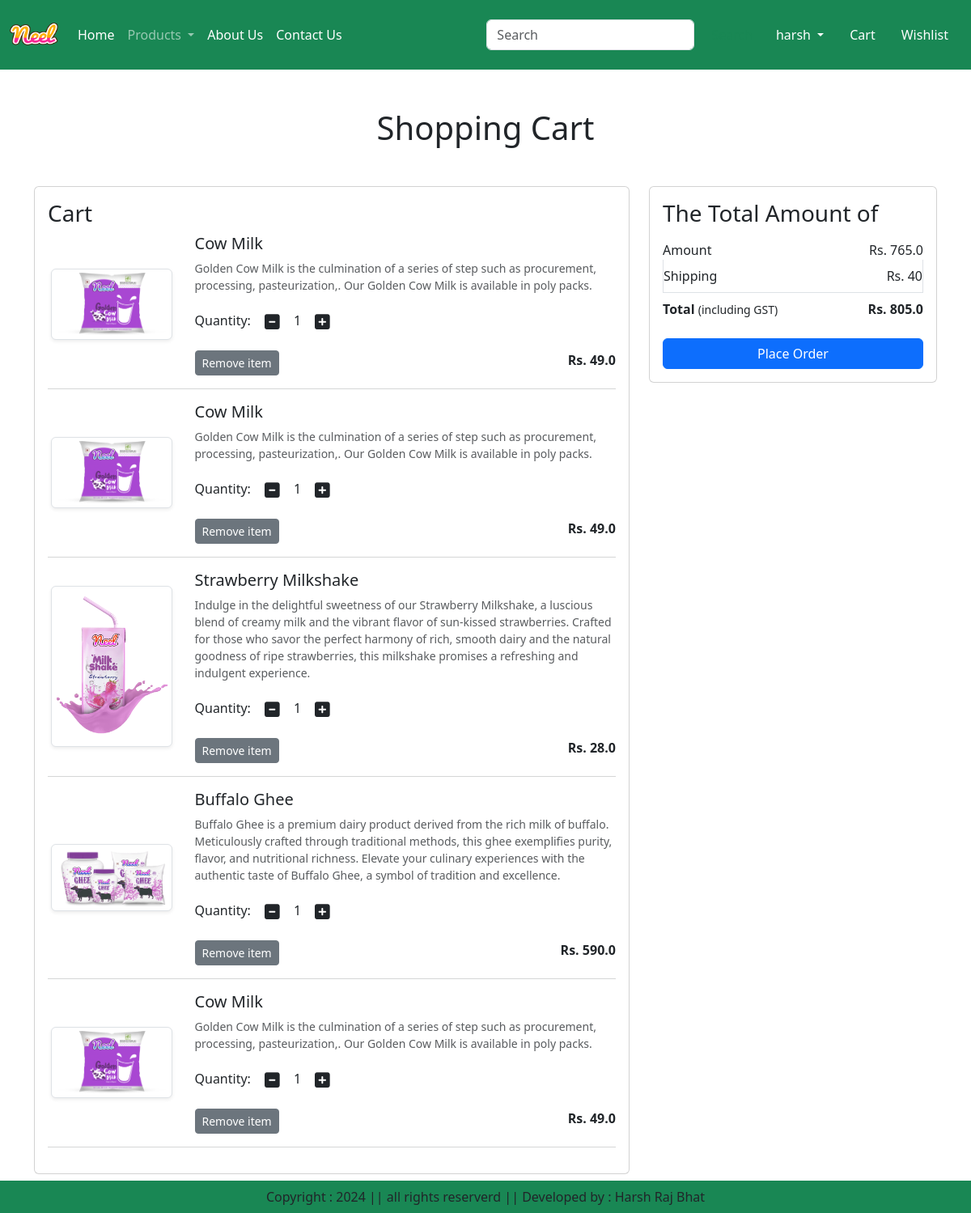
The app's page /cart/ (signed in) with its own data.
### app/models.py (models this page shows, shortened)
class Cart(models.Model):
    user = models.ForeignKey(User,on_delete=models.CASCADE)
    product = models.ForeignKey(Product,on_delete=models.CASCADE)
    quantity = models.PositiveIntegerField(default=1)

class Product(models.Model):
    title = models.CharField(max_length=100)
    selling_price = models.FloatField()
    discounted_price = models.FloatField()
    description = models.TextField()
    composition = models.TextField(default='')
    prodapp = models.TextField(default='')
    category = models.CharField(choices=CATEGORY_CHOICES, max_length=2)
    product_image = models.ImageField(upload_to='product')

### app/views.py (the view)
# urls.py: path('cart/', views.show_cart, name='showcart'),
def show_cart(request):
    user = request.user
    cart = Cart.objects.filter(user=user)
    amount = 0
    for p in cart:
        value = p.quantity*p.product.discounted_price
        amount = amount+value
    totalamount = amount + 40
    return render(request,'app/addtocart.html',locals())

### app/templates/app/addtocart.html (shortened to what this page needs)
{% extends "app/base.html" %}
{% load static %}
{% block main-content %}
<div class='container my-5'>
    <div class='row'>
        {% if cart %}
            <h1 class='text-center mb-5'>Shopping Cart</h1>
            <div class='col-sm-8'>
                <div class='card'>
                    <div class='card-body'>
                        <h3>Cart</h3>
                        {% for item in cart %}
                        <div class='row'>
                            <div class='col-sm-3 text-center align-self-center'><img src="{{item.product.product_image.url}}" alt='' srcset='' class='img-fluid img-thumbnail shadow-sm' height='150' width='150'></div>
                            <div class='col-sm-9'>
                                <div>
                                    <h5>{{item.product.title}}</h5>
                                    <p class='mb-2 text-muted small'>{{item.product.description}}</p>
                                    <div class='my-3'>
                                        <label for='quantity'>Quantity: </label>
                                        <a class='minus-cart btn' pid={{item.product.id}}><i class='fas fa-minus-square fa-lg'></i></a>
                                        <span id='quantity'>{{item.quantity}}</span>
                                        <a class='plus-cart btn' pid={{item.product.id}}><i class='fas fa-plus-square fa-lg'></i></a>
                                    </div>
                                    <div class='d-flex justify-content-between'>
                                        <a href="#" class='remove-cart btn btn-sm btn-secondary mr-3' pid={{item.product.id}}>Remove item </a>
                                        <p class='mb-0'><span><strong>Rs. {{item.product.discounted_price}}</strong></span></p>
                                    </div>
                                </div>
                            </div>
                        </div>
                        <hr class='text-muted'>
                        {% endfor %}
                    </div>
                </div>
            </div>
            <div class='col sm-4'>
                <div class='card'>
                    <div class='card-body'>
                        <h3>The Total Amount of</h3>
                        <ul class='list-group'>
                            <li class='list-group-item d-flex justify-content-between align-items-center border-0 px-0 pb-0'>Amount<span id='amount'>Rs. {{amount}}</span></li>
                            <li class='list-group-item d-flex justify-content-between align-items-center px-0'>Shipping<span>Rs. 40</span></li>
                            <li class='list-group-item d-flex justify-content-between align-items-center border-0 px-0 mb-3'>
                                <div>
                                    <strong>Total</strong> <small>(including GST)</small>
                                </div>
                                <span id='totalamount'><strong>Rs. {{totalamount}}</strong></span>
                            </li>
                        </ul>
                        <div class='d-grid'><a href="{% url 'checkout' %}" class="btn btn-primary">Place Order</a></div>
                    </div>
                </div>
            </div>
            {% else %}
                <h1 class="text-center mb-5">Cart is Empty</h1>
        {% endif %}
        </div>
    </div>
{% endblock main-content %}

### app/templates/app/base.html (shortened to what this page needs)
<!DOCTYPE html>
{% load static %}
<html lang="en">
<head>
    <link href="https://cdn.jsdelivr.net/npm/bootstrap@5.3.3/dist/css/bootstrap.min.css" rel="stylesheet">
    <link rel='stylesheet' href="{% static 'app/css/owl.carousel.min.css' %}" />
    <link rel='stylesheet' href="{% static 'app/css/all.min.css' %}" />
    <link rel='stylesheet' href="{% static 'app/css/style.css' %}" />
</head>
<body>
    <nav class="navbar navbar-expand-lg navbar-dark bg-success">
        <div class="container-fluid">
          <a class="navbar-brand" href="#">
            <img src="{% static "app/images/neel.png" %}" width = '60' height = '60'/>
          </a>
          <div class="collapse navbar-collapse ank" id="navbarSupportedContent">
            <ul class="navbar-nav   me-auto mb-2 mb-lg-0">
              {% if request.user.is_authenticated %}
              <li class="nav-item">
                <a class="nav-link active" aria-current="page" href="/">Home</a>
              </li>
              <li class="nav-item dropdown">
                <a class="nav-link dropdown-toggle" href="#" role="button" data-bs-toggle="dropdown" aria-expanded="false">
                  Products
                </a>
              </li>
              <li class="nav-item">
                <a class="nav-link text-white" href="{% url "about" %}">About Us </a>
              </li>
              <li class="nav-item">
                <a class="nav-link text-white" href="{% url "contact" %}">Contact Us </a>
              </li>
            </ul>
            <form class="d-flex" role="search">
              <input class="form-control me-2" type="search" placeholder="Search" aria-label="Search">
              <button class="btn btn-outline-success" type="submit">Search</button>
            </form>
          </div>
          <ul class="navbar-nav me-auto mb-2 mb-lg-0">
           <li class="nav-item dropdown mx-2 ">
            <a class="nav-link dropdown-toggle text-white" href="#" id="profileDropdwon" role="button" data-bs-toggle="dropdown" aria-expanded="false">
                {{user}}
            </a>
           </li>
           <li class="nav-item mx-2">
            <a class="nav-link text-white" href="#">Cart </a>
           </li>
           <li class="nav-item mx-2">
            <a class="nav-link text-white" href="#">Wishlist </a>
           </li>
           {% endif %}
          </ul>
        </div>
      </nav>
      {% block main-content %}{% endblock main-content %}
        <footer class="container-fluid fixed-bottom bg-success text-center p-2 mt-5">
            Copyright : 2024 || all rights reserverd || Developed by : Harsh Raj Bhat
</body>
</html>

### records on screen
Cart: product.product_image (picture), product "Cow Milk", product.description "Golden Cow Milk is the culmination of a series of step such as procurement, processing, pasteurization,. Our Golden Cow Milk is available in poly packs.", quantity "1", product.discounted_price "49.0"
Cart: product.product_image (picture), product "Cow Milk", product.description "Golden Cow Milk is the culmination of a series of step such as procurement, processing, pasteurization,. Our Golden Cow Milk is available in poly packs.", quantity "1", product.discounted_price "49.0"
Cart: product.product_image (picture), product "Strawberry Milkshake", product.description "Indulge in the delightful sweetness of our Strawberry Milkshake, a luscious blend of creamy milk and the vibrant flavor of sun-kissed strawberries. Crafted for those who savor the perfect harmony of rich, smooth dairy and the natural goodness of ripe strawberries, this milkshake promises a refreshing and indulgent experience.", quantity "1", product.discounted_price "28.0"
Cart: product.product_image (picture), product "Buffalo Ghee", product.description "Buffalo Ghee is a premium dairy product derived from the rich milk of buffalo. Meticulously crafted through traditional methods, this ghee exemplifies purity, flavor, and nutritional richness. Elevate your culinary experiences with the authentic taste of Buffalo Ghee, a symbol of tradition and excellence.", quantity "1", product.discounted_price "590.0"
Cart: product.product_image (picture), product "Cow Milk", product.description "Golden Cow Milk is the culmination of a series of step such as procurement, processing, pasteurization,. Our Golden Cow Milk is available in poly packs.", quantity "1", product.discounted_price "49.0"

### other values on screen
{{ user }} "harsh"
{{ amount }} "765.0"
{{ totalamount }} "805.0"
